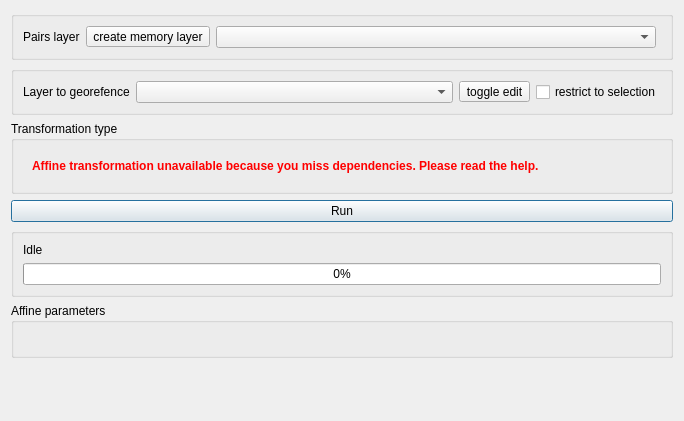
<?xml version="1.0" encoding="UTF-8"?>
<ui version="4.0">
 <class>Form</class>
 <widget class="QWidget" name="Form">
  <property name="geometry">
   <rect>
    <x>0</x>
    <y>0</y>
    <width>684</width>
    <height>421</height>
   </rect>
  </property>
  <property name="sizePolicy">
   <sizepolicy hsizetype="Minimum" vsizetype="Fixed">
    <horstretch>0</horstretch>
    <verstretch>0</verstretch>
   </sizepolicy>
  </property>
  <property name="maximumSize">
   <size>
    <width>684</width>
    <height>434</height>
   </size>
  </property>
  <property name="windowTitle">
   <string>Vector Georeferencer</string>
  </property>
  <layout class="QFormLayout" name="formLayout">
   <property name="sizeConstraint">
    <enum>QLayout::SetDefaultConstraint</enum>
   </property>
   <property name="fieldGrowthPolicy">
    <enum>QFormLayout::FieldsStayAtSizeHint</enum>
   </property>
   <property name="horizontalSpacing">
    <number>14</number>
   </property>
   <item row="1" column="0" colspan="2">
    <widget class="QGroupBox" name="groupBox">
     <layout class="QHBoxLayout" name="horizontalLayout_2">
      <property name="rightMargin">
       <number>1</number>
      </property>
      <item>
       <widget class="QLabel" name="label">
        <property name="sizePolicy">
         <sizepolicy hsizetype="Expanding" vsizetype="Preferred">
          <horstretch>0</horstretch>
          <verstretch>0</verstretch>
         </sizepolicy>
        </property>
        <property name="text">
         <string>Pairs layer</string>
        </property>
        <property name="alignment">
         <set>Qt::AlignLeading|Qt::AlignLeft|Qt::AlignVCenter</set>
        </property>
       </widget>
      </item>
      <item>
       <widget class="QToolButton" name="createMemoryLayerButton">
        <property name="text">
         <string>create memory layer</string>
        </property>
        <property name="icon">
         <iconset>
          <normaloff>resources/mActionCaptureLine.png</normaloff>resources/mActionCaptureLine.png</iconset>
        </property>
       </widget>
      </item>
      <item>
       <widget class="QComboBox" name="comboBox_pairsLayer">
        <property name="sizePolicy">
         <sizepolicy hsizetype="Preferred" vsizetype="Fixed">
          <horstretch>1</horstretch>
          <verstretch>0</verstretch>
         </sizepolicy>
        </property>
       </widget>
      </item>
      <item>
       <widget class="QLabel" name="label_3">
        <property name="text">
         <string/>
        </property>
        <property name="pixmap">
         <pixmap>resources/Georeference.svg</pixmap>
        </property>
       </widget>
      </item>
     </layout>
    </widget>
   </item>
   <item row="2" column="0" colspan="2">
    <widget class="QGroupBox" name="groupBox">
     <layout class="QHBoxLayout" name="horizontalLayout_3">
      <item>
       <widget class="QLabel" name="label_2">
        <property name="sizePolicy">
         <sizepolicy hsizetype="Expanding" vsizetype="Preferred">
          <horstretch>0</horstretch>
          <verstretch>0</verstretch>
         </sizepolicy>
        </property>
        <property name="text">
         <string>Layer to georefence</string>
        </property>
        <property name="alignment">
         <set>Qt::AlignLeading|Qt::AlignLeft|Qt::AlignVCenter</set>
        </property>
       </widget>
      </item>
      <item>
       <widget class="QComboBox" name="comboBox_toGeorefLayer">
        <property name="sizePolicy">
         <sizepolicy hsizetype="Preferred" vsizetype="Fixed">
          <horstretch>1</horstretch>
          <verstretch>0</verstretch>
         </sizepolicy>
        </property>
       </widget>
      </item>
      <item>
       <widget class="QToolButton" name="editModeButton_toGeorefLayer">
        <property name="text">
         <string>toggle edit</string>
        </property>
        <property name="icon">
         <iconset>
          <normaloff>resources/mIconEditable.png</normaloff>resources/mIconEditable.png</iconset>
        </property>
        <property name="checkable">
         <bool>true</bool>
        </property>
       </widget>
      </item>
      <item>
       <widget class="QCheckBox" name="restrictBox_toGeorefLayer">
        <property name="text">
         <string>restrict to selection</string>
        </property>
       </widget>
      </item>
     </layout>
    </widget>
   </item>
   <item row="4" column="0" colspan="2">
    <widget class="QGroupBox" name="groupBox_2">
     <property name="title">
      <string>Transformation type</string>
     </property>
     <layout class="QHBoxLayout" name="horizontalLayout_4">
      <item>
       <widget class="QStackedWidget" name="stackedWidget">
        <property name="currentIndex">
         <number>4</number>
        </property>
        <widget class="QWidget" name="page_0">
         <layout class="QHBoxLayout" name="horizontalLayout_7">
          <property name="margin">
           <number>0</number>
          </property>
          <item>
           <widget class="QLabel" name="label_8">
            <property name="font">
             <font>
              <weight>75</weight>
              <bold>true</bold>
             </font>
            </property>
            <property name="text">
             <string>Invalid. Please define pairs by creating lines in the pairs layers.</string>
            </property>
            <property name="textFormat">
             <enum>Qt::AutoText</enum>
            </property>
           </widget>
          </item>
         </layout>
        </widget>
        <widget class="QWidget" name="page_1">
         <layout class="QHBoxLayout" name="horizontalLayout_6">
          <property name="margin">
           <number>0</number>
          </property>
          <item>
           <widget class="QLabel" name="label_6">
            <property name="font">
             <font>
              <weight>75</weight>
              <bold>true</bold>
             </font>
            </property>
            <property name="text">
             <string>Translation - exactly 1 pair</string>
            </property>
           </widget>
          </item>
         </layout>
        </widget>
        <widget class="QWidget" name="page_2">
         <layout class="QHBoxLayout" name="horizontalLayout_5">
          <property name="margin">
           <number>0</number>
          </property>
          <item>
           <widget class="QLabel" name="label_7">
            <property name="font">
             <font>
              <weight>75</weight>
              <bold>true</bold>
             </font>
            </property>
            <property name="text">
             <string>Linear - exactly 2 pairs</string>
            </property>
           </widget>
          </item>
         </layout>
        </widget>
        <widget class="QWidget" name="page_3">
         <layout class="QHBoxLayout" name="horizontalLayout_9">
          <property name="leftMargin">
           <number>0</number>
          </property>
          <property name="topMargin">
           <number>0</number>
          </property>
          <property name="bottomMargin">
           <number>0</number>
          </property>
          <item>
           <widget class="QLabel" name="label_9">
            <property name="font">
             <font>
              <weight>75</weight>
              <bold>true</bold>
             </font>
            </property>
            <property name="text">
             <string>Affine Transformation - 3 or more pairs</string>
            </property>
           </widget>
          </item>
          <item>
           <spacer name="horizontalSpacer">
            <property name="orientation">
             <enum>Qt::Horizontal</enum>
            </property>
            <property name="sizeHint" stdset="0">
             <size>
              <width>148</width>
              <height>20</height>
             </size>
            </property>
           </spacer>
          </item>
         </layout>
        </widget>
        <widget class="QWidget" name="page">
         <layout class="QHBoxLayout" name="horizontalLayout_10">
          <item>
           <widget class="QLabel" name="label_4">
            <property name="font">
             <font>
              <weight>75</weight>
              <bold>true</bold>
             </font>
            </property>
            <property name="styleSheet">
             <string notr="true">color:#F00</string>
            </property>
            <property name="text">
             <string>Affine transformation unavailable because you miss dependencies. Please read the help.</string>
            </property>
           </widget>
          </item>
         </layout>
        </widget>
       </widget>
      </item>
     </layout>
    </widget>
   </item>
   <item row="5" column="0" colspan="2">
    <widget class="QPushButton" name="runButton">
     <property name="text">
      <string>Run</string>
     </property>
     <property name="default">
      <bool>true</bool>
     </property>
    </widget>
   </item>
   <item row="6" column="0" colspan="2">
    <widget class="QGroupBox" name="groupBox">
     <property name="title">
      <string/>
     </property>
     <layout class="QVBoxLayout" name="verticalLayout">
      <item>
       <widget class="QLabel" name="statusLabel">
        <property name="text">
         <string>Idle</string>
        </property>
       </widget>
      </item>
      <item>
       <widget class="QProgressBar" name="progressBar">
        <property name="enabled">
         <bool>true</bool>
        </property>
        <property name="value">
         <number>0</number>
        </property>
       </widget>
      </item>
     </layout>
    </widget>
   </item>
   <item row="8" column="0">
    <spacer name="verticalSpacer">
     <property name="orientation">
      <enum>Qt::Vertical</enum>
     </property>
     <property name="sizeHint" stdset="0">
      <size>
       <width>0</width>
       <height>0</height>
      </size>
     </property>
    </spacer>
   </item>
   <item row="7" column="0" colspan="2">
    <widget class="QGroupBox" name="groupBox_3">
     <property name="title">
      <string>Affine parameters</string>
     </property>
     <property name="flat">
      <bool>false</bool>
     </property>
     <property name="checkable">
      <bool>false</bool>
     </property>
     <layout class="QGridLayout" name="gridLayout">
      <item row="0" column="0">
       <widget class="QLabel" name="parametersLabel">
        <property name="text">
         <string/>
        </property>
       </widget>
      </item>
     </layout>
    </widget>
   </item>
  </layout>
 </widget>
 <resources/>
 <connections/>
</ui>
